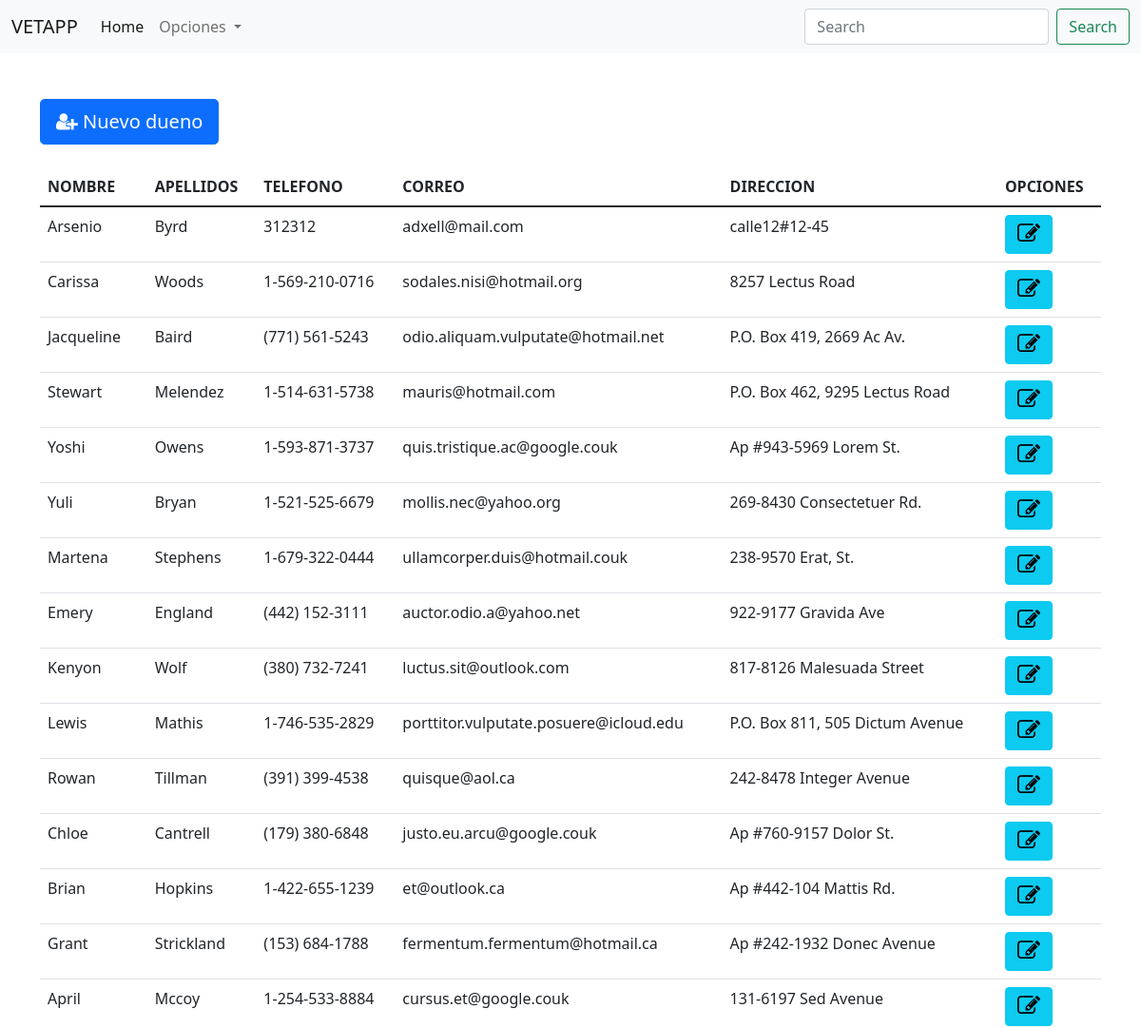
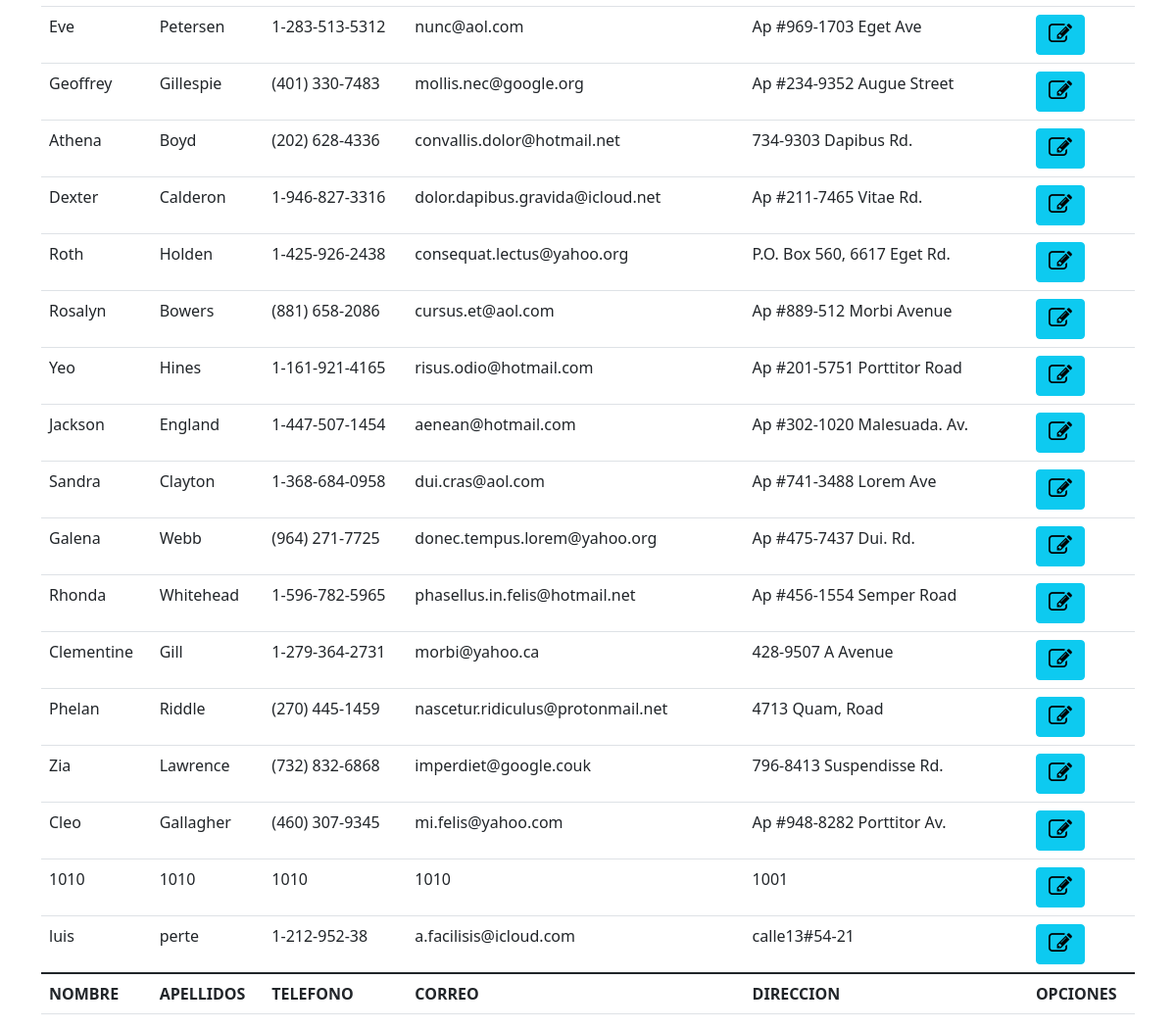
The app's page /listar_dueno.php with its own data (2 pictures, top to bottom).
### tables this page shows
CREATE TABLE `dueno` (
  `ID` int(11) NOT NULL,
  `nombre` varchar(30) NOT NULL,
  `apellidos` varchar(70) NOT NULL,
  `telefono` varchar(45) NOT NULL,
  `correo` varchar(45) NOT NULL,
  `direccion` varchar(45) NOT NULL
);

### listar_dueno.php (the view, shortened to what this page needs)
<?php
    include('index.php');
?>
    <div class="container">
  <button type="button" class="btn btn-primary btn-lg" data-bs-toggle="modal" data-bs-target="#modalNew" data-bs-whatever="@mdo">
  <i class="fa fa-user-plus" aria-hidden="true"></i> Nuevo dueno
  </button>
        <table class="table mt-4 table-hover">
            <thead>
                <tr>
                    <th>NOMBRE</th>
                    <th>APELLIDOS</th>
                    <th>TELEFONO</th>
                    <th>CORREO</th>
                    <th>DIRECCION</th>
                    <th>OPCIONES</th>
                </tr>
            </thead>
            <tbody>
                <?php include('conexion.php');?>
                <?php
                 $sql= "select * from dueno";
                 $result = $mysqli->query($sql);
                 while($row=mysqli_fetch_assoc($result)){
                ?>
                        <tr>
                            <td title="<?php echo $row["nombre"]?>"><?php echo $row["nombre"]?></td>
                            <td title="<?php echo $row["apellidos"]?>"><?php echo $row["apellidos"]?></td>
                            <td title="<?php echo $row["telefono"]?>"><?php echo $row["telefono"]?></td>
                            <td title="<?php echo $row["correo"]?>"><?php echo $row["correo"]?></td>
                            <td title="<?php echo $row["direccion"]?>"><?php echo $row["direccion"]?></td>
                            <td>
                                <button title="Editar" type="button" class="btn btn-info" onclick="OpenModal(<?=$row['ID'];?>);">
                                    <i class="fa fa-pencil-square-o" aria-hidden="true" style="font-size:24px"></i>
                                </button>
                            </td>
                        </tr>
                <?php
                }
                ?>
            </tbody>
            <tfoot>
                <tr>
                    <th>NOMBRE</th>
                    <th>APELLIDOS</th>
                    <th>TELEFONO</th>
                    <th>CORREO</th>
                    <th>DIRECCION</th>
                    <th>OPCIONES</th>
                </tr>
            </tfoot>
        </table>
    </div>
</body>

### records on screen
dueno: nombre "Arsenio", apellidos "Byrd", telefono "312312", correo "adxell@mail.com", direccion "calle12#12-45"
dueno: nombre "Carissa", apellidos "Woods", telefono "1-569-210-0716", correo "sodales.nisi@hotmail.org", direccion "8257 Lectus Road"
dueno: nombre "Jacqueline", apellidos "Baird", telefono "(771) 561-5243", correo "odio.aliquam.vulputate@hotmail.net", direccion "P.O. Box 419, 2669 Ac Av."
dueno: nombre "Stewart", apellidos "Melendez", telefono "1-514-631-5738", correo "mauris@hotmail.com", direccion "P.O. Box 462, 9295 Lectus Road"
dueno: nombre "Yoshi", apellidos "Owens", telefono "1-593-871-3737", correo "quis.tristique.ac@google.couk", direccion "Ap #943-5969 Lorem St."
dueno: nombre "Yuli", apellidos "Bryan", telefono "1-521-525-6679", correo "mollis.nec@yahoo.org", direccion "269-8430 Consectetuer Rd."
dueno: nombre "Martena", apellidos "Stephens", telefono "1-679-322-0444", correo "ullamcorper.duis@hotmail.couk", direccion "238-9570 Erat, St."
dueno: nombre "Emery", apellidos "England", telefono "(442) 152-3111", correo "auctor.odio.a@yahoo.net", direccion "922-9177 Gravida Ave"
dueno: nombre "Kenyon", apellidos "Wolf", telefono "(380) 732-7241", correo "luctus.sit@outlook.com", direccion "817-8126 Malesuada Street"
dueno: nombre "Lewis", apellidos "Mathis", telefono "1-746-535-2829", correo "porttitor.vulputate.posuere@icloud.edu", direccion "P.O. Box 811, 505 Dictum Avenue"
dueno: nombre "Rowan", apellidos "Tillman", telefono "(391) 399-4538", correo "quisque@aol.ca", direccion "242-8478 Integer Avenue"
dueno: nombre "Chloe", apellidos "Cantrell", telefono "(179) 380-6848", correo "justo.eu.arcu@google.couk", direccion "Ap #760-9157 Dolor St."
dueno: nombre "Brian", apellidos "Hopkins", telefono "1-422-655-1239", correo "et@outlook.ca", direccion "Ap #442-104 Mattis Rd."
dueno: nombre "Grant", apellidos "Strickland", telefono "(153) 684-1788", correo "fermentum.fermentum@hotmail.ca", direccion "Ap #242-1932 Donec Avenue"
dueno: nombre "April", apellidos "Mccoy", telefono "1-254-533-8884", correo "cursus.et@google.couk", direccion "131-6197 Sed Avenue"
dueno: nombre "Eve", apellidos "Petersen", telefono "1-283-513-5312", correo "nunc@aol.com", direccion "Ap #969-1703 Eget Ave"
dueno: nombre "Geoffrey", apellidos "Gillespie", telefono "(401) 330-7483", correo "mollis.nec@google.org", direccion "Ap #234-9352 Augue Street"
dueno: nombre "Athena", apellidos "Boyd", telefono "(202) 628-4336", correo "convallis.dolor@hotmail.net", direccion "734-9303 Dapibus Rd."
dueno: nombre "Dexter", apellidos "Calderon", telefono "1-946-827-3316", correo "dolor.dapibus.gravida@icloud.net", direccion "Ap #211-7465 Vitae Rd."
dueno: nombre "Roth", apellidos "Holden", telefono "1-425-926-2438", correo "consequat.lectus@yahoo.org", direccion "P.O. Box 560, 6617 Eget Rd."
dueno: nombre "Rosalyn", apellidos "Bowers", telefono "(881) 658-2086", correo "cursus.et@aol.com", direccion "Ap #889-512 Morbi Avenue"
dueno: nombre "Yeo", apellidos "Hines", telefono "1-161-921-4165", correo "risus.odio@hotmail.com", direccion "Ap #201-5751 Porttitor Road"
dueno: nombre "Jackson", apellidos "England", telefono "1-447-507-1454", correo "aenean@hotmail.com", direccion "Ap #302-1020 Malesuada. Av."
dueno: nombre "Sandra", apellidos "Clayton", telefono "1-368-684-0958", correo "dui.cras@aol.com", direccion "Ap #741-3488 Lorem Ave"
dueno: nombre "Galena", apellidos "Webb", telefono "(964) 271-7725", correo "donec.tempus.lorem@yahoo.org", direccion "Ap #475-7437 Dui. Rd."
dueno: nombre "Rhonda", apellidos "Whitehead", telefono "1-596-782-5965", correo "phasellus.in.felis@hotmail.net", direccion "Ap #456-1554 Semper Road"
dueno: nombre "Clementine", apellidos "Gill", telefono "1-279-364-2731", correo "morbi@yahoo.ca", direccion "428-9507 A Avenue"
dueno: nombre "Phelan", apellidos "Riddle", telefono "(270) 445-1459", correo "nascetur.ridiculus@protonmail.net", direccion "4713 Quam, Road"
dueno: nombre "Zia", apellidos "Lawrence", telefono "(732) 832-6868", correo "imperdiet@google.couk", direccion "796-8413 Suspendisse Rd."
dueno: nombre "Cleo", apellidos "Gallagher", telefono "(460) 307-9345", correo "mi.felis@yahoo.com", direccion "Ap #948-8282 Porttitor Av."
dueno: nombre "1010", apellidos "1010", telefono "1010", correo "1010", direccion "1001"
dueno: nombre "luis", apellidos "perte", telefono "1-212-952-38", correo "a.facilisis@icloud.com", direccion "calle13#54-21"
